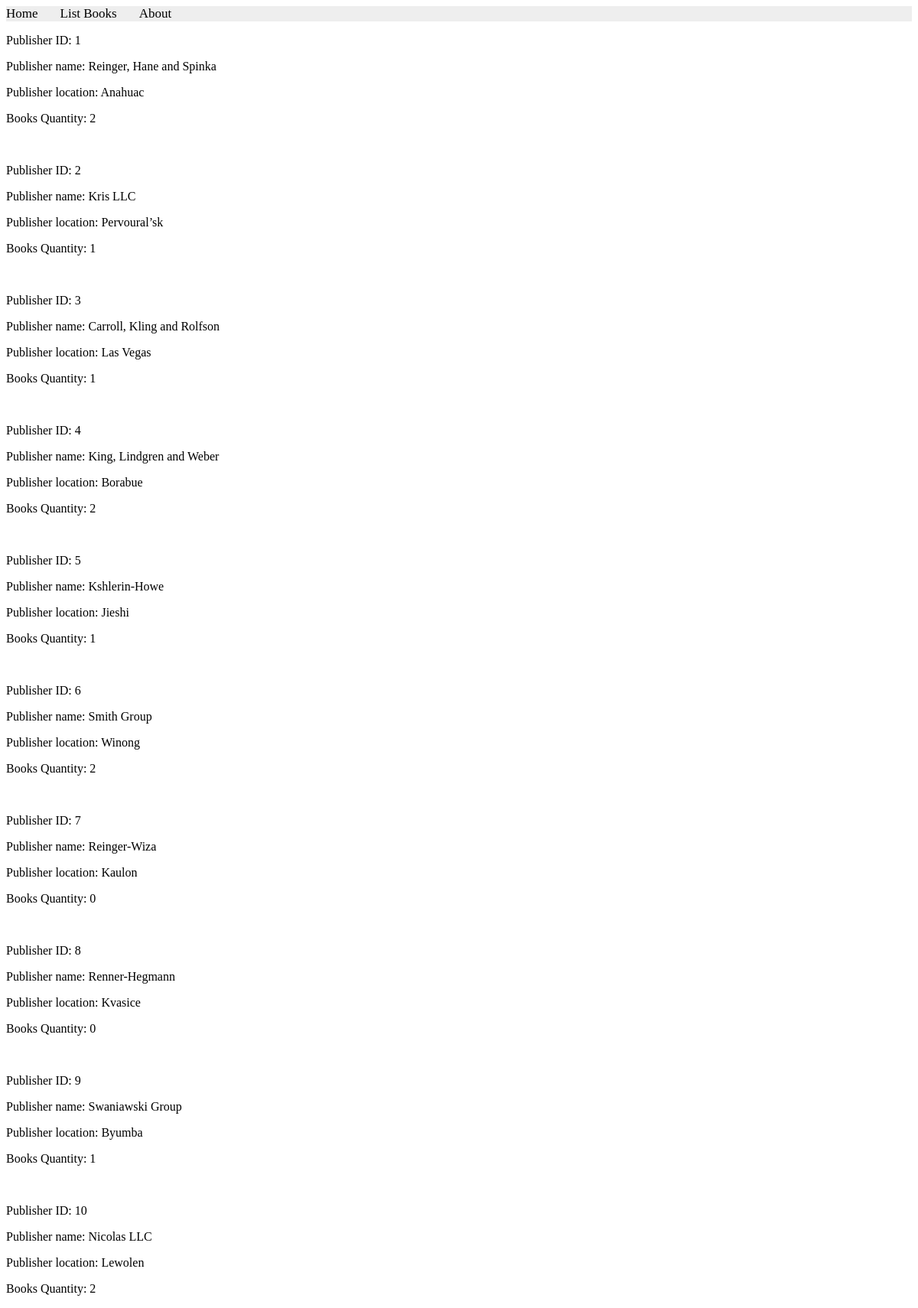
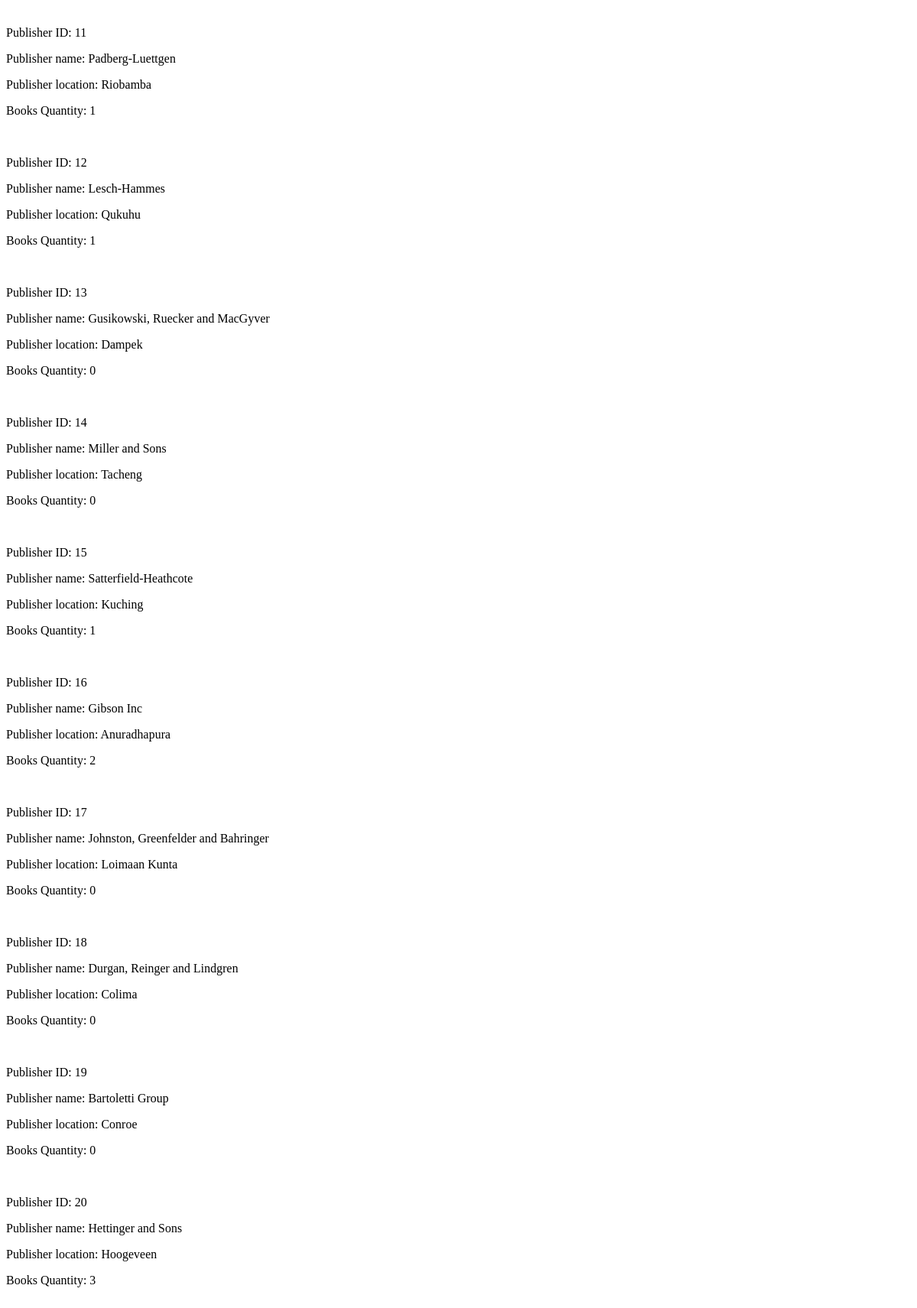
/books/lab9/task2/, run on the app's committed database (2 pictures, top to bottom).
### apps/bookmodule/models.py (models this page shows)
class Publisher(models.Model):
    name = models.CharField(max_length=200)
    location = models.CharField(max_length=300)

### apps/bookmodule/views.py (the view)
# urls.py: path('lab9/task2/', views.l9t2, name="books.l9t2"),
def l9t2(request):
    objs = Publisher.objects.annotate(book_count=Count('book'))
    return render(request, 'bookmodule/task2.html', {'objs': objs})

### apps/templates/bookmodule/task2.html (shortened to what this page needs)
{% extends "layouts/base.html" %}
{% load static %}
{% block content %}
{% for obj in objs %}
  <p>Publisher ID: {{ obj.id }}</p>
  <p>Publisher name: {{ obj.name }}</p>
  <p>Publisher location: {{ obj.location }}</p>
  <p>Books Quantity: {{ obj.book_count }}</p>
  <br>
{% endfor %}
{% endblock content %}

### data on the page
Publisher: id "1", name "Reinger, Hane and Spinka", location "Anahuac", book_count "2"
Publisher: id "2", name "Kris LLC", location "Pervoural’sk", book_count "1"
Publisher: id "3", name "Carroll, Kling and Rolfson", location "Las Vegas", book_count "1"
Publisher: id "4", name "King, Lindgren and Weber", location "Borabue", book_count "2"
Publisher: id "5", name "Kshlerin-Howe", location "Jieshi", book_count "1"
Publisher: id "6", name "Smith Group", location "Winong", book_count "2"
Publisher: id "7", name "Reinger-Wiza", location "Kaulon", book_count "0"
Publisher: id "8", name "Renner-Hegmann", location "Kvasice", book_count "0"
Publisher: id "9", name "Swaniawski Group", location "Byumba", book_count "1"
Publisher: id "10", name "Nicolas LLC", location "Lewolen", book_count "2"
Publisher: id "11", name "Padberg-Luettgen", location "Riobamba", book_count "1"
Publisher: id "12", name "Lesch-Hammes", location "Qukuhu", book_count "1"
Publisher: id "13", name "Gusikowski, Ruecker and MacGyver", location "Dampek", book_count "0"
Publisher: id "14", name "Miller and Sons", location "Tacheng", book_count "0"
Publisher: id "15", name "Satterfield-Heathcote", location "Kuching", book_count "1"
Publisher: id "16", name "Gibson Inc", location "Anuradhapura", book_count "2"
Publisher: id "17", name "Johnston, Greenfelder and Bahringer", location "Loimaan Kunta", book_count "0"
Publisher: id "18", name "Durgan, Reinger and Lindgren", location "Colima", book_count "0"
Publisher: id "19", name "Bartoletti Group", location "Conroe", book_count "0"
Publisher: id "20", name "Hettinger and Sons", location "Hoogeveen", book_count "3"
